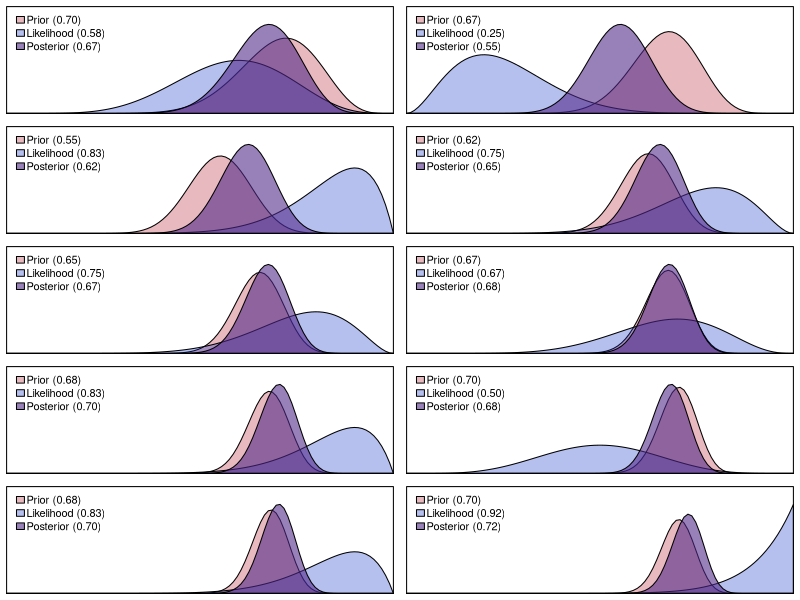

Source code (R):
## ---- chunk 1
#| include: false

library(data.table)
set.seed(7)
ftwo <- function(x) format(x, digits=2, nsmall=2)
ci <- function(a,b,l=0.025,u=0.975) qbeta(c(l, u), a, b)
betamean <- function(a,b) a / (a + b)
betavar <- function(a,b,n){
  m <- betamean(a,b)
  return((m * (1-m)) / (a + b + n + 1))
}

bp <- function(x, y, n, alpha, beta, prior, posterior, likelihood, confint, confintp, confintl){
    priorc <- rgb(177, 18, 37, alpha=75, maxColorValue = 255)
    posteriorc <- rgb(81, 40, 136, alpha=150, maxColorValue = 255)
    likelihoodc <- rgb(6, 42, 199, alpha=75, maxColorValue = 255)
    
    priormean <- ftwo(betamean(alpha, beta))
    likelihoodmean <- ftwo(betamean(y + 1, n - y + 1))
    posteriormean <- ftwo(betamean(alpha + y, beta + n - y))
    
    ym <- max(c(prior, posterior,likelihood))
    
    plot(x, 
         type='n',
         ylab='', xlab='', yaxt='n', yaxs='i', xaxt='n',xaxs='i',
         ylim=c(0,1.2*ym), xlim=c(0,1))
    polygon(x=x, y=prior, col=priorc)
    polygon(c(x, rev(x)), c(likelihood, rep(0, length(likelihood))), col=likelihoodc)
    polygon(x=x, y=posterior, col=posteriorc)
    legend(x="topleft",
           legend = c(paste0("Prior (", priormean, ")"),
                      paste0("Likelihood (", likelihoodmean, ")"),
                      paste0("Posterior (", posteriormean, ")")),
           fill = c(priorc, likelihoodc, posteriorc),
           bty = "n",
           cex = 1,
           x.intersp = 0.2,
           pt.cex = 0.8,
           xjust = 0, yjust=1,
           inset=0)
}


update <- function(shape, y, n, N=100, plot = TRUE){
  x <- seq(0,1,length.out=N)
  alpha <- shape[1]
  beta <- shape[2]
  prior <- dbeta(x, alpha, beta)
  likelihood <- dbeta(x, y + 1, n - y + 1)
  posterior <- dbeta(x, alpha + y, beta + n - y)
  if(plot) bp(x, y, n, alpha, beta, prior, posterior, likelihood)
  return(c(alpha + y, beta + n - y))
}
## ---- chunk 2
#| echo: false
#| results: asis

N <- 100
n <- 10
alpha0 <- 14
beta0 <- 6
dt <- data.table(N = rep(n,n), theta = seq(1,.4,length.out=10))
y <- sample(dt[,rbinom(N, N, theta)])
yb <- ftwo(sum(y)/dt[,sum(N)])
cat("$$ y_i = [",paste0(y, collapse=",\\ "),"].\\ \\frac{y}{N} = ", yb, ". $$")
## ---- chunk 3
#| echo: false
#| fig-width: 8
#| fig-height: 6

par(mar = rep(0.5,4))
par(mfrow = c(5,2))
shape <- c(alpha0, beta0)
posteriormeani <- sapply(y, function(j){
  posteriormean <- ftwo(betamean(shape[1] + j, shape[2] + n - j))
  shape <<- update(shape, y = j, n = n)
  return(posteriormean)
})
a <- alpha0 + sum(y)
b <- beta0 + N - sum(y)
bmean <- ftwo(betamean(a, b))
bvar <- ftwo(betavar(a, b, N))
bci <- ftwo(ci(a, b))
## ---- chunk 4
#| echo: false
#| results: asis

cat("$$ \\text{E}(\\theta|y_i) = [",paste0(posteriormeani, collapse=",\\ "),"].$$")
cat("$$ \\text{E}(\\theta|y) = ",bmean,
    ".\\ \\text{var}(\\theta|y) = ",bvar,
    ".\\ 95\\%\\ \\text{confidence interval:}\\ [",paste0(bci, collapse=",\\ "),"] .$$")
